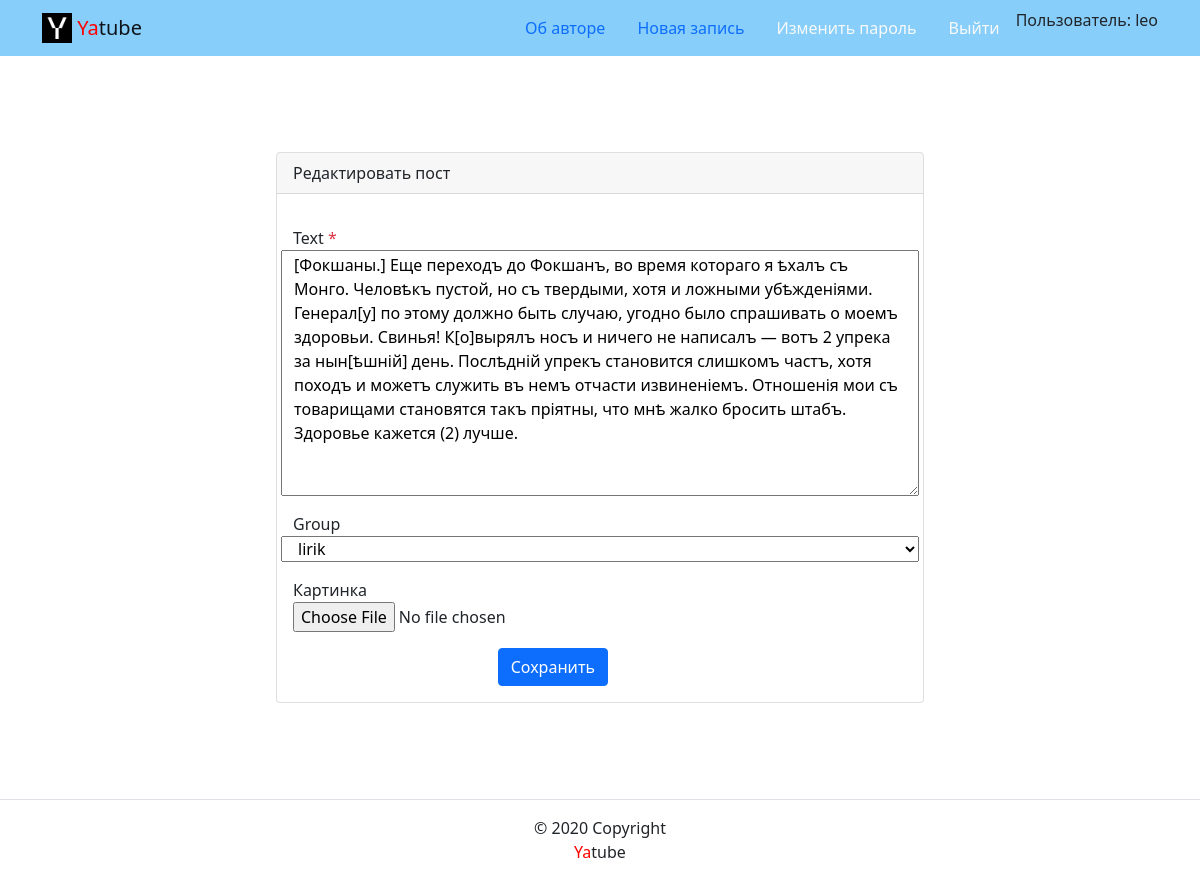
Screenshot of /posts/37/edit/ (signed in) with the database file from the repository.
### posts/models.py (models this page shows, shortened)
class Post(models.Model):
    id = models.IntegerField(primary_key=True)
    text = models.TextField()
    pub_date = models.DateTimeField(auto_now_add=True)
    author = models.ForeignKey(
        User,
        on_delete=models.CASCADE,
        related_name='posts'
    )
    group = models.ForeignKey(
        Group,
        on_delete=models.SET_NULL,
        blank=True,
        null=True,
    )
    image = models.ImageField(
        'Картинка',
        upload_to='posts/',  # media/posts
        blank=True
    )
    class Meta:
        ordering = ('-pub_date',)
        verbose_name = 'Пост'
        verbose_name_plural = 'Посты'

### posts/views.py (the view)
# urls.py: path('posts/<int:post_id>/edit/', views.post_edit, name='post_edit'),
@login_required
def post_edit(request, post_id):
    post = get_object_or_404(Post, pk=post_id)
    if post.author != request.user:
        return redirect('posts:post_detail', post_id=post_id)
    form = PostForm(
        request.POST or None,
        files=request.FILES or None,
        instance=post
    )
    if form.is_valid():
        form.save()
        return redirect('posts:post_detail', post_id=post_id)
    return render(request, 'posts/update_post.html', {'form': form, 'post': post})

### posts/forms.py (shortened to what this page needs)
class PostForm(forms.ModelForm):
    class Meta:
        model = Post
        fields = ('text', 'group', 'image')

### core/context_processors/year.py (called while the page is built)
def year(request):
    return {
        'year': '2025',
        }

### posts/models.py (called while the page is built)
    def __str__(self):
        return self.title

### templates/posts/update_post.html (shortened to what this page needs)
{% extends "base.html" %}
{% block content %}
    <div class="container py-5">
        <div class="row justify-content-center">
            <div class="col-md-8 p-5">
                <div class="card">
                    <div class="card-header">
                        Редактировать пост
                    </div>
                    <div class="card-body">
                        <form method="post" action="{% url 'posts:post_edit' post.id %}"
                              enctype="multipart/form-data">
                            {% for field in form %}
                                <div class="form-group row my-3">
                                    <label for="{{ field.id_for_label }}">
                                        {{ field.label }}
                                        {% if field.field.required %}
                                            <span class="required text-danger">*</span>
                                        {% endif %}
                                    </label>
                                    {{ field }}
                                </div>
                            {% endfor %}
                            <div class="col-md-6 offset-md-4">
                                <button type="submit" class="btn btn-primary">
                                    Сохранить
                                </button>
                            </div>
                        </form>
                    </div>
                </div>
            </div>
        </div>
    </div>
{% endblock %}

### templates/includes/header.html (shortened to what this page needs)
{% load static %}
  <nav class="navbar navbar-light" style="background-color: lightskyblue">
    <div class="container">
      <a class="navbar-brand" href="{% url 'posts:index' %}">
        <img src="{% static 'img/logo.png' %}" width="30" height="30" class="d-inline-block align-top" alt="">
        <span style="color:red">Ya</span>tube
      </a>
      <ul class="nav nav-pills">
        <li class="nav-item">
          <a class="nav-link" href="{% url 'posts:author_page' %}">Об авторе</a>
        </li>
        {% if user.is_authenticated %}
        <li class="nav-item">
          <a class="nav-link" href="{% url 'posts:post_create' %}">Новая запись</a>
        </li>
        <li class="nav-item">
          <a class="nav-link link-light" href="{% url 'users:password_change' %}">Изменить пароль</a>
        </li>
        <li class="nav-item">
          <a class="nav-link link-light" href="{% url 'users:logout' %}">Выйти</a>
        </li>
        <li>
          Пользователь: {{ user.username }}
        {% endif %}
      </ul>
    </div>
  </nav>

### rows the page displays
Post: form "[Фокшаны.] Еще переходъ до Фокшанъ, во время котораго я ѣхалъ съ Монго. Человѣкъ пустой, но съ твердыми, хотя и ложными убѣжденіями. Генерал[у] по этому должно быть случаю, угодно было спрашивать о моемъ здоровьи. Свинья! К[о]вырялъ носъ и ничего не написалъ — вотъ 2 упрека за нын[ѣшній] день. Послѣдній упрекъ становится слишкомъ частъ, хотя походъ и можетъ служить въ немъ отчасти извиненіемъ. Отношенія мои съ товарищами становятся такъ пріятны, что мнѣ жалко бросить штабъ. Здоровье кажется (2) лучше." "lirik"

### other values shown
{{ user.username }} "leo"
{{ field.label }} "Text" "Group" "Картинка"
